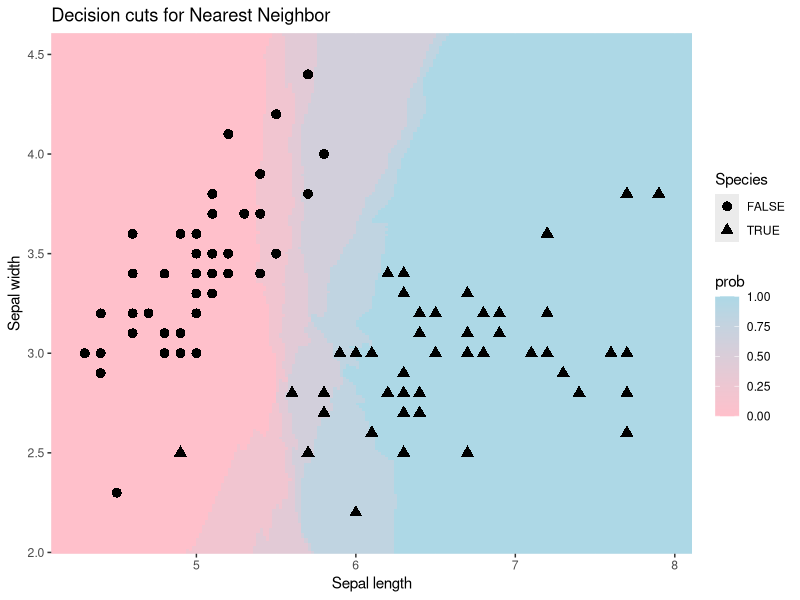

Write the R code that produced this figure.
### Load libraries
if (!require("ggplot2")) install.packages("ggplot2")
if (!require("datasets")) install.packages("datasets")
library(ggplot2)
library(datasets)

### Initialize contants and data
#we choose k =4
k = 5
#we want to distinguish between versicolor and setosa
data(iris)
iris_class = iris[iris["Species"] != "versicolor",]
iris_class$Species = iris_class$Species != "setosa"

### Functions

#we compute the euclidean distance between points
euklidisch = function(X,Y) {
  distance = outer(rowSums(X ** 2), rowSums(Y ** 2), '+') - 2 * tcrossprod(X, Y)
  return(distance)
}

#this is a storge vector for knn 
knn = function(x, y, k=5) {
  my_knn = list()
  my_knn[['points']] = as.matrix(x)
  my_knn[['value']] = as.matrix(y)
  my_knn[['k']] = k
  attr(my_knn, "class") = "knn"
  return(my_knn)
}


#THIS IS THE HEART OF OUR ALGORITHMS
predict.knn = function(my_knn, x) {
#we first compute the distances between one point of the test set
  #and all training
  #compute eucliden
  dist_pair = euklidisch(as.matrix(x), my_knn[['points']])
  #for each row of distance matrix is ordered according to their value
  #at the end we take the first 5 in row, which is equivalent to our first 5 neighbors
  #apply(dist_pair,1,order) orders entities by their distance
  result = crossprod(apply(dist_pair,1,order) <= my_knn[['k']], my_knn[["value"]]) / my_knn[['k']]
  return(result)
}

#we now predict our results
knn_class = knn(iris_class[,c("Sepal.Length", "Sepal.Width")], iris_class$Species, k = k)
predict(knn_class, iris_class[,c("Sepal.Length", "Sepal.Width")])

#Graphical setting for ggplot 

x_ax = seq(min(iris_class[,1]) - 0.2, max(iris_class[,1]) + 0.2, length.out = 200)
y_ax = seq(min(iris_class[,2]) - 0.2, max(iris_class[,2]) + 0.2, length.out = 200)
coord = expand.grid(x = x_ax, y = y_ax)

#predict probs and fill within
coord[['prob']] = predict(knn_class, coord[,1:2])

ggplot() + 
  
  geom_tile(data = coord, mapping = aes(x, y, fill = prob)) + scale_fill_gradient(low = "pink", high = "lightblue") +
 
  geom_point(data = iris_class, mapping = aes(Sepal.Length, Sepal.Width, shape = Species), size = 3 ) + 
  
  xlab('Sepal length') + ylab('Sepal width') + ggtitle('Decision cuts for Nearest Neighbor') +

  scale_x_continuous(expand = c(0,0)) + scale_y_continuous(expand = c(0,0))
